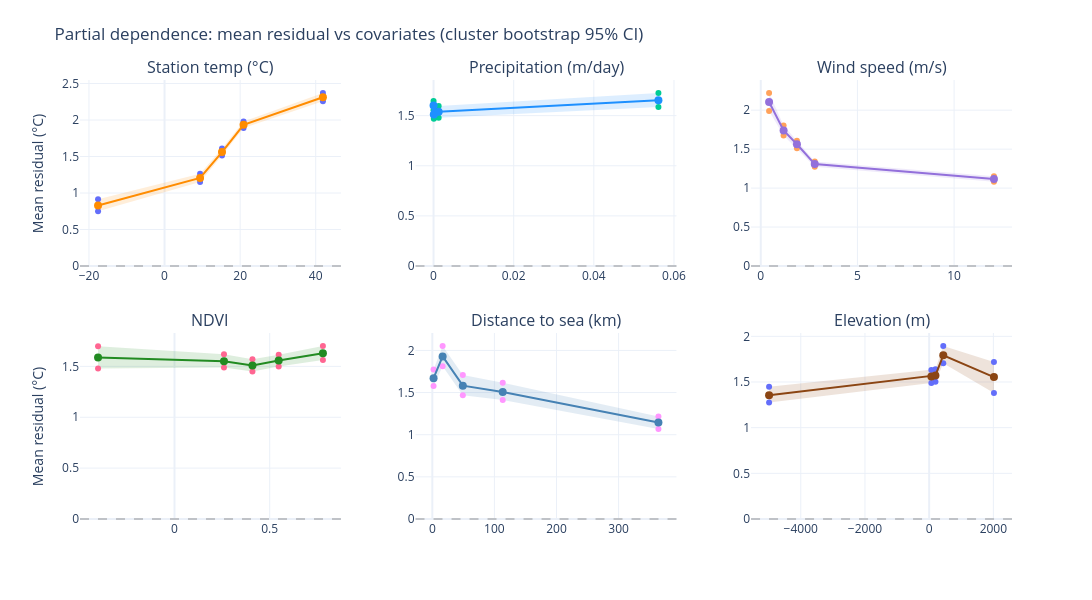

Notebook code for this chart:
### Markdown cell above
## Partial dependence plots (bootstrap 95% CI)

### Code cell
features = {
    "station_celsius": ("Station temp (°C)", "rgb(255,140,0)"),
    "tp": ("Precipitation (m/day)", "rgb(30,144,255)"),
    "wind": ("Wind speed (m/s)", "rgb(147,112,219)"),
    "ndvi": ("NDVI", "rgb(34,139,34)"),
    "dist_to_sea_km": ("Distance to sea (km)", "rgb(70,130,180)"),
    "elevation": ("Elevation (m)", "rgb(139,69,19)"),
}

fig = make_subplots(
    rows=2,
    cols=3,
    subplot_titles=[v[0] for v in features.values()],
    horizontal_spacing=0.08,
    vertical_spacing=0.15,
)

for i, (col, (label, rgb)) in enumerate(features.items()):
    row, c = divmod(i, 3)
    row += 1
    c += 1
    rgba = rgb.replace("rgb(", "rgba(").replace(")", ",0.15)")

    df, bins = pdp.bin_features(residuals_df, col, n_bins=5)
    means, ci_lo, ci_hi = pdp.pdp_cluster_bootstrap(df, "bin", bins, rng=rng)

    centers = pdp.bin_centers(bins, df[col].min(), df[col].max())

    fig.add_trace(
        go.Scatter(
            x=np.concatenate([centers, centers[::-1]]),
            y=np.concatenate([ci_hi, ci_lo[::-1]]),
            fill="toself",
            fillcolor=rgba,
            line=dict(width=0),
            showlegend=False,
            hoverinfo="skip",
        ),
        row=row,
        col=c,
    )

    fig.add_trace(
        go.Scatter(
            x=centers,
            y=means,
            mode="lines+markers",
            marker=dict(size=8, color=rgb),
            line=dict(color=rgb, width=2),
            name=label,
            showlegend=False,
            hovertemplate=f"{label}: %{{x:.2f}}<br>Mean: %{{y:.3f}} °C<extra></extra>",
        ),
        row=row,
        col=c,
    )

    fig.add_hline(y=0, line_dash="dash", line_color="grey", opacity=0.4, row=row, col=c)

fig.update_layout(
    height=600,
    width=1200,
    template="plotly_white",
    title="Partial dependence: mean residual vs covariates (cluster bootstrap 95% CI)",
    margin=dict(t=80),
)
fig.update_yaxes(title_text="Mean residual (°C)", col=1)
fig.show()

### Figure 1 — Plotly figure (JSON) as saved in the notebook; plotly's stock layout.template omitted (floating-point values rounded to 4 significant figures)
{"data": [{"fill": "toself", "fillcolor": "rgba(255,140,0,0.15)", "hoverinfo": "skip", "line": {"width": 0}, "showlegend": false, "type": "scatter", "x": [-17.6, 9.4, 15.2, 20.9, 41.9, 41.9, 20.9, 15.2, 9.4, -17.6], "xaxis": "x", "y": [0.913, 1.264, 1.611, 1.98, 2.369, 2.258, 1.892, 1.513, 1.15, 0.7515], "yaxis": "y"}, {"hovertemplate": "Station temp (°C): %{x:.2f}<br>Mean: %{y:.3f} °C<extra></extra>", "line": {"color": "rgb(255,140,0)", "width": 2}, "marker": {"color": "rgb(255,140,0)", "size": 8}, "mode": "lines+markers", "name": "Station temp (°C)", "showlegend": false, "type": "scatter", "x": [-17.6, 9.4, 15.2, 20.9, 41.9], "xaxis": "x", "y": [0.8294, 1.207, 1.561, 1.934, 2.313], "yaxis": "y"}, {"fill": "toself", "fillcolor": "rgba(30,144,255,0.15)", "hoverinfo": "skip", "line": {"width": 0}, "showlegend": false, "type": "scatter", "x": [2.988e-06, 5.905e-05, 0.0003209, 0.001273, 0.05612, 0.05612, 0.001273, 0.0003209, 5.905e-05, 2.988e-06], "xaxis": "x2", "y": [1.646, 1.553, 1.582, 1.595, 1.725, 1.585, 1.48, 1.482, 1.47, 1.556], "yaxis": "y2"}, {"hovertemplate": "Precipitation (m/day): %{x:.2f}<br>Mean: %{y:.3f} °C<extra></extra>", "line": {"color": "rgb(30,144,255)", "width": 2}, "marker": {"color": "rgb(30,144,255)", "size": 8}, "mode": "lines+markers", "name": "Precipitation (m/day)", "showlegend": false, "type": "scatter", "x": [2.988e-06, 5.905e-05, 0.0003209, 0.001273, 0.05612], "xaxis": "x2", "y": [1.6, 1.511, 1.529, 1.538, 1.654], "yaxis": "y2"}, {"fill": "toself", "fillcolor": "rgba(147,112,219,0.15)", "hoverinfo": "skip", "line": {"width": 0}, "showlegend": false, "type": "scatter", "x": [0.4309, 1.181, 1.871, 2.793, 12.06, 12.06, 2.793, 1.871, 1.181, 0.4309], "xaxis": "x3", "y": [2.219, 1.804, 1.609, 1.341, 1.152, 1.08, 1.275, 1.51, 1.676, 1.989], "yaxis": "y3"}, {"hovertemplate": "Wind speed (m/s): %{x:.2f}<br>Mean: %{y:.3f} °C<extra></extra>", "line": {"color": "rgb(147,112,219)", "width": 2}, "marker": {"color": "rgb(147,112,219)", "size": 8}, "mode": "lines+markers", "name": "Wind speed (m/s)", "showlegend": false, "type": "scatter", "x": [0.4309, 1.181, 1.871, 2.793, 12.06], "xaxis": "x3", "y": [2.106, 1.74, 1.562, 1.308, 1.116], "yaxis": "y3"}, {"fill": "toself", "fillcolor": "rgba(34,139,34,0.15)", "hoverinfo": "skip", "line": {"width": 0}, "showlegend": false, "type": "scatter", "x": [-0.4016, 0.2598, 0.4094, 0.5472, 0.7795, 0.7795, 0.5472, 0.4094, 0.2598, -0.4016], "xaxis": "x4", "y": [1.698, 1.62, 1.57, 1.613, 1.699, 1.563, 1.498, 1.45, 1.488, 1.479], "yaxis": "y4"}, {"hovertemplate": "NDVI: %{x:.2f}<br>Mean: %{y:.3f} °C<extra></extra>", "line": {"color": "rgb(34,139,34)", "width": 2}, "marker": {"color": "rgb(34,139,34)", "size": 8}, "mode": "lines+markers", "name": "NDVI", "showlegend": false, "type": "scatter", "x": [-0.4016, 0.2598, 0.4094, 0.5472, 0.7795], "xaxis": "x4", "y": [1.588, 1.55, 1.509, 1.558, 1.629], "yaxis": "y4"}, {"fill": "toself", "fillcolor": "rgba(70,130,180,0.15)", "hoverinfo": "skip", "line": {"width": 0}, "showlegend": false, "type": "scatter", "x": [2.017, 16.61, 49.14, 113.4, 364.2, 364.2, 113.4, 49.14, 16.61, 2.017], "xaxis": "x5", "y": [1.773, 2.051, 1.708, 1.618, 1.217, 1.067, 1.412, 1.469, 1.812, 1.578], "yaxis": "y5"}, {"hovertemplate": "Distance to sea (km): %{x:.2f}<br>Mean: %{y:.3f} °C<extra></extra>", "line": {"color": "rgb(70,130,180)", "width": 2}, "marker": {"color": "rgb(70,130,180)", "size": 8}, "mode": "lines+markers", "name": "Distance to sea (km)", "showlegend": false, "type": "scatter", "x": [2.017, 16.61, 49.14, 113.4, 364.2], "xaxis": "x5", "y": [1.67, 1.929, 1.582, 1.506, 1.145], "yaxis": "y5"}, {"fill": "toself", "fillcolor": "rgba(139,69,19,0.15)", "hoverinfo": "skip", "line": {"width": 0}, "showlegend": false, "type": "scatter", "x": [-4987.0, 68.5, 196.0, 439.5, 2018.0, 2018.0, 439.5, 196.0, 68.5, -4987.0], "xaxis": "x6", "y": [1.447, 1.631, 1.639, 1.893, 1.718, 1.38, 1.706, 1.504, 1.488, 1.276], "yaxis": "y6"}, {"hovertemplate": "Elevation (m): %{x:.2f}<br>Mean: %{y:.3f} °C<extra></extra>", "line": {"color": "rgb(139,69,19)", "width": 2}, "marker": {"color": "rgb(139,69,19)", "size": 8}, "mode": "lines+markers", "name": "Elevation (m)", "showlegend": false, "type": "scatter", "x": [-4987, 68.5, 196, 439.5, 2018], "xaxis": "x6", "y": [1.356, 1.559, 1.572, 1.792, 1.554], "yaxis": "y6"}], "layout": {"annotations": [{"font": {"size": 16}, "showarrow": false, "text": "Station temp (°C)", "x": 0.14, "xanchor": "center", "xref": "paper", "y": 1, "yanchor": "bottom", "yref": "paper"}, {"font": {"size": 16}, "showarrow": false, "text": "Precipitation (m/day)", "x": 0.5, "xanchor": "center", "xref": "paper", "y": 1, "yanchor": "bottom", "yref": "paper"}, {"font": {"size": 16}, "showarrow": false, "text": "Wind speed (m/s)", "x": 0.86, "xanchor": "center", "xref": "paper", "y": 1, "yanchor": "bottom", "yref": "paper"}, {"font": {"size": 16}, "showarrow": false, "text": "NDVI", "x": 0.14, "xanchor": "center", "xref": "paper", "y": 0.425, "yanchor": "bottom", "yref": "paper"}, {"font": {"size": 16}, "showarrow": false, "text": "Distance to sea (km)", "x": 0.5, "xanchor": "center", "xref": "paper", "y": 0.425, "yanchor": "bottom", "yref": "paper"}, {"font": {"size": 16}, "showarrow": false, "text": "Elevation (m)", "x": 0.86, "xanchor": "center", "xref": "paper", "y": 0.425, "yanchor": "bottom", "yref": "paper"}], "height": 600, "margin": {"t": 80}, "shapes": [{"line": {"color": "grey", "dash": "dash"}, "opacity": 0.4, "type": "line", "x0": 0, "x1": 1, "xref": "x domain", "y0": 0, "y1": 0, "yref": "y"}, {"line": {"color": "grey", "dash": "dash"}, "opacity": 0.4, "type": "line", "x0": 0, "x1": 1, "xref": "x2 domain", "y0": 0, "y1": 0, "yref": "y2"}, {"line": {"color": "grey", "dash": "dash"}, "opacity": 0.4, "type": "line", "x0": 0, "x1": 1, "xref": "x3 domain", "y0": 0, "y1": 0, "yref": "y3"}, {"line": {"color": "grey", "dash": "dash"}, "opacity": 0.4, "type": "line", "x0": 0, "x1": 1, "xref": "x4 domain", "y0": 0, "y1": 0, "yref": "y4"}, {"line": {"color": "grey", "dash": "dash"}, "opacity": 0.4, "type": "line", "x0": 0, "x1": 1, "xref": "x5 domain", "y0": 0, "y1": 0, "yref": "y5"}, {"line": {"color": "grey", "dash": "dash"}, "opacity": 0.4, "type": "line", "x0": 0, "x1": 1, "xref": "x6 domain", "y0": 0, "y1": 0, "yref": "y6"}], "title": {"text": "Partial dependence: mean residual vs covariates (cluster bootstrap 95% CI)"}, "width": 1200, "xaxis": {"anchor": "y", "domain": [0, 0.28]}, "xaxis2": {"anchor": "y2", "domain": [0.36, 0.64]}, "xaxis3": {"anchor": "y3", "domain": [0.72, 1]}, "xaxis4": {"anchor": "y4", "domain": [0, 0.28]}, "xaxis5": {"anchor": "y5", "domain": [0.36, 0.64]}, "xaxis6": {"anchor": "y6", "domain": [0.72, 1]}, "yaxis": {"anchor": "x", "domain": [0.575, 1], "title": {"text": "Mean residual (°C)"}}, "yaxis2": {"anchor": "x2", "domain": [0.575, 1]}, "yaxis3": {"anchor": "x3", "domain": [0.575, 1]}, "yaxis4": {"anchor": "x4", "domain": [0, 0.425], "title": {"text": "Mean residual (°C)"}}, "yaxis5": {"anchor": "x5", "domain": [0, 0.425]}, "yaxis6": {"anchor": "x6", "domain": [0, 0.425]}}}
